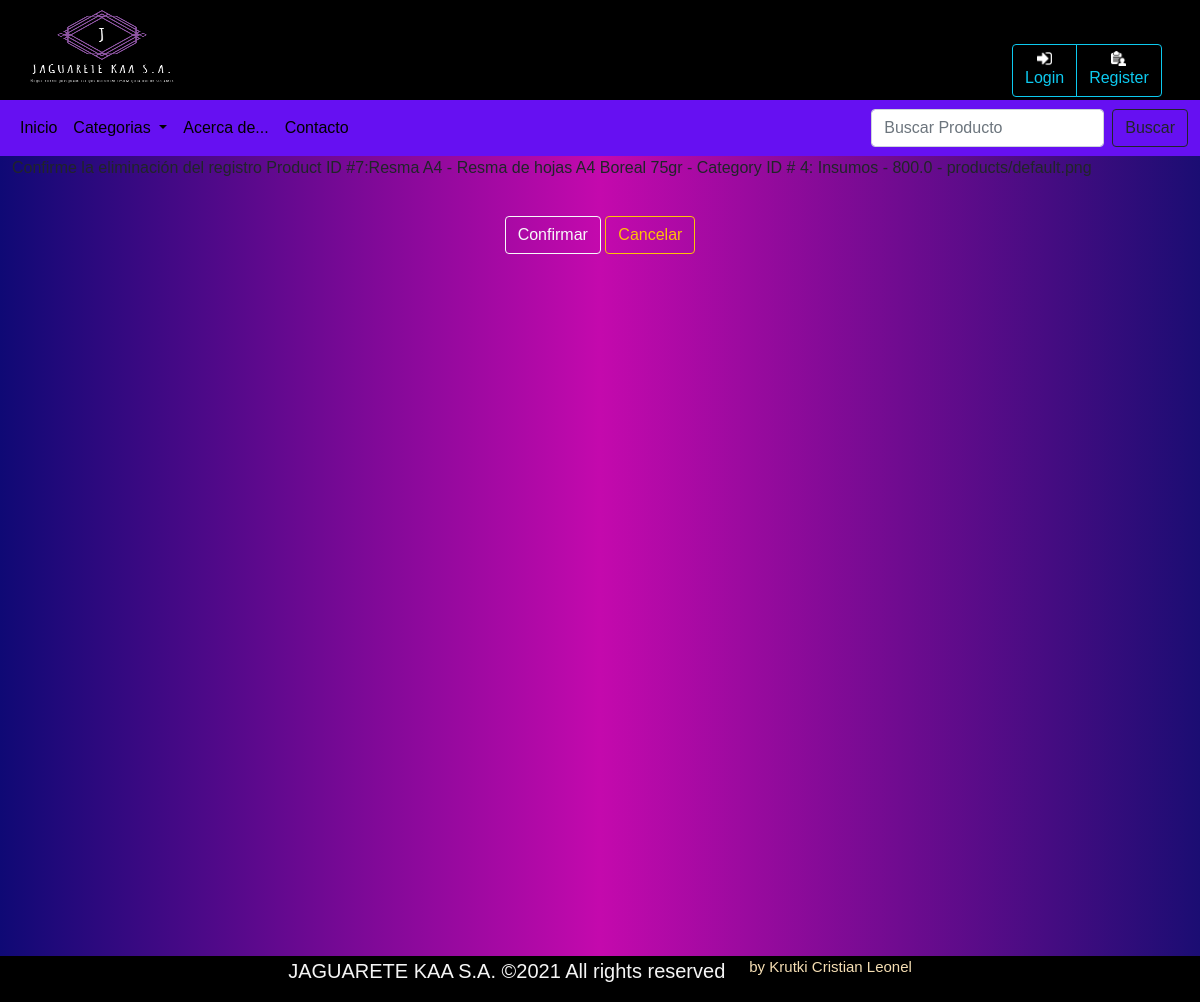
Page /JAGWEB/producto/eliminar/7 on the earlier database version.
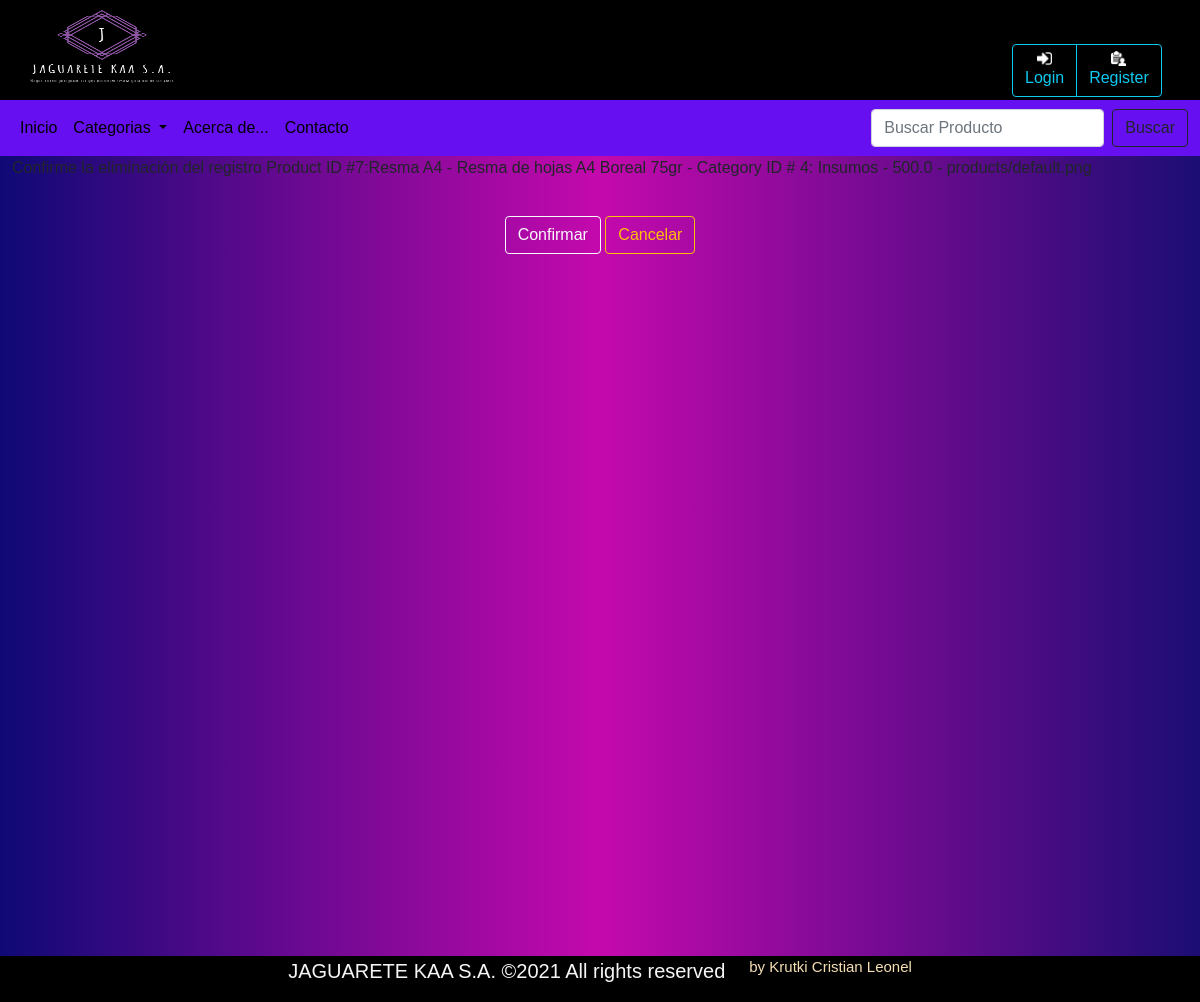
Same page on the later database version.
### JAGWEB/models.py (models this page shows)
class Producto (models.Model):
    nombre = models.CharField(max_length=180) #nombre del producto 180 caracteres max
    descripcion = models.TextField() #descripcion breve del producto 250 caracteres
    categoria = models.ForeignKey(Categoria,on_delete=models.CASCADE,related_name="categ") #categoria referenciada
    precio=models.FloatField() #precio del producto en float
    imagen= models.ImageField(upload_to='products/', default='products/default.png')   #imagen del producto
    def __str__(self):
        return f"Product ID #{self.id}:{self.nombre} - {self.descripcion} - {self.categoria} - {self.precio} - {self.imagen} "

class Categoria(models.Model):
    nombre=models.CharField(max_length=64) #Nombre de la categoria
    def __str__(self):
        return f"Category ID # {self.id}: {self.nombre}"

### JAGWEB/views.py (the view)
# urls.py: path('producto/eliminar/<int:pk>',views.EliminarProducto.as_view(),name='del_product'),
class EliminarProducto(DeleteView):
    model=Producto
    template_name='producto/product_del.html'
    success_url=reverse_lazy('prod_list')

### JAGWEB/context_processors.py (called while the page is built)
def cat_menu(request):
    categorias = Categoria.objects.all()
    return{
        'list_category': categorias
    }

### JAGWEB/templates/producto/product_del.html (shortened to what this page needs)
{% extends 'layout.html' %} {% load static %} {% block body %} {% load crispy_forms_tags %}
<form method='post'>
    <p> Confirme la eliminaci&oacute;n del registro {{ object }} </p>
    <div class="span" style="padding: 20px; text-align: center;">
        <button type="submit" class="btn btn-outline-light">Confirmar</button>
        <a href="{% url 'index' %}" class="btn btn-outline-warning">Cancelar</a>
    </div>
</form>
{% endblock body %}

Differences in the rows shown:
changed Producto: id+nombre+descripcion "Product ID #7:Resma A4 - Resma de hojas A4 Boreal 75gr - Category ID # 4: Insumos - 800.0 - products/default.png" → "Product ID #7:Resma A4 - Resma de hojas A4 Boreal 75gr - Category ID # 4: Insumos - 500.0 - products/default.png"
